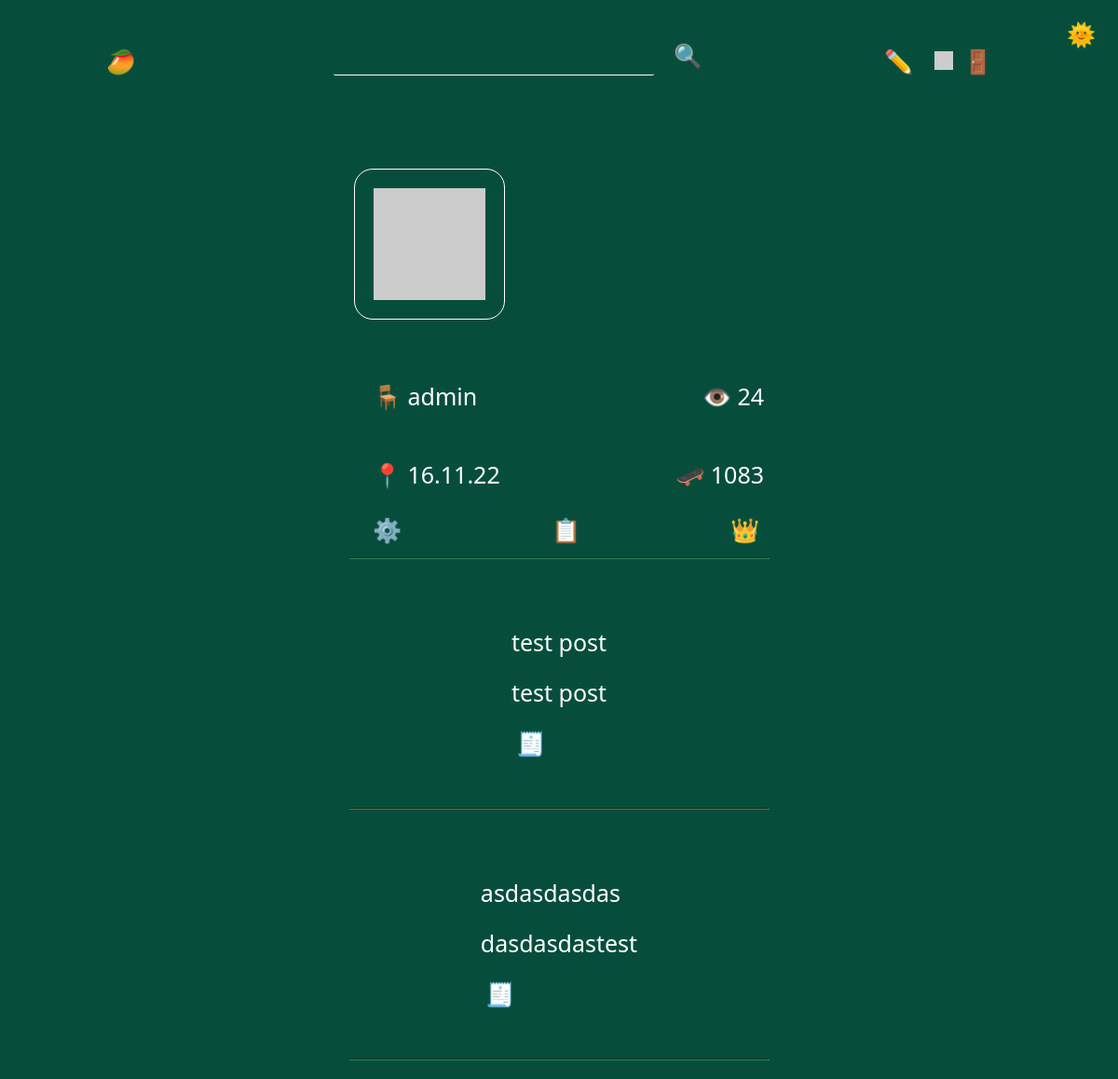
Screenshot of /user/admin (signed in) with the database file from the repository.
### tables this page shows
CREATE TABLE "Users" (
	"userID"	INTEGER NOT NULL UNIQUE,
	"userName"	TEXT UNIQUE,
	"number"	TEXT UNIQUE,
	"password"	TEXT,
	"profilePicture"	TEXT,
	"role"	TEXT,
	"points"	INTEGER,
	"creationDate"	TEXT,
	"creationTime"	TEXT,
	"isVerified"	TEXT DEFAULT 'False',
	PRIMARY KEY("userID" AUTOINCREMENT)
);

### routes/user.py (the view)
@userBlueprint.route("/user/<userName>")
def user(userName):
    connection = sqlite3.connect("db/users.db")
    cursor = connection.cursor()
    cursor.execute(f"select userName from users")
    users = cursor.fetchall()
    match str(userName).lower() in str(users).lower():
        case True:
            message("2", f'USER: "{userName}" FOUND')
            cursor.execute(f'select * from users where lower(userName) = "{userName}"')
            user = cursor.fetchone()
            connection = sqlite3.connect("db/posts.db")
            cursor = connection.cursor()
            cursor.execute(f'select views from posts where author = "{user[1]}"')
            viewsData = cursor.fetchall()
            views = 0
            for view in viewsData:
                views += int(view[0])
            cursor.execute(f'select * from posts where author = "{user[1]}"')
            posts = cursor.fetchall()
            connection = sqlite3.connect("db/comments.db")
            cursor = connection.cursor()
            cursor.execute(
                f'select * from comments where lower(user) = "{userName.lower()}"'
            )
            comments = cursor.fetchall()
            if posts:
                showPosts = True
            elif not posts:
                showPosts = False
            if comments:
                showComments = True
            elif not comments:
                showComments = False
            message("2", f'USER: "{userName}"s PAGE LOADED')
            return render_template(
                "user.html",
                user=user,
                views=views,
                posts=posts,
                comments=comments,
                showPosts=showPosts,
                showComments=showComments,
            )
        case _:
            message("1", f'USER: "{userName}" NOT FOUND')
            return render_template("404.html")

### app.py (called while the page is built)
@app.context_processor
def utility_processor():
    getProfilePicture
    return dict(getProfilePicture=getProfilePicture)

### helpers.py (called while the page is built, shortened)
def currentDate():
    return datetime.now(tzinfo).strftime("%d.%m.%y")

def currentTime(seconds=False):
    match seconds:
        case False:
            return datetime.now(tzinfo).strftime("%H:%M")
        case True:
            return datetime.now(tzinfo).strftime("%H:%M:%S")

def message(color, message):
    print(
        f"\n\033[94m[{currentDate()}\033[0m"
        f"\033[95m {currentTime(True)}]\033[0m"
        f"\033[9{color}m {message}\033[0m\n"
    )
    logFile = open("log.log", "a", encoding="utf-8")
    logFile.write(f"[{currentDate()}" f"|{currentTime(True)}]" f" {message}\n")
    logFile.close()

def getProfilePicture(userName):
    if session["userName"] == "admin":
        return "https://api.dicebear.com/7.x/identicon/svg?seed=asdasdasd&radius=10"

### templates/user.html (shortened to what this page needs)
{% extends 'layout.html'%} {%block head%}
<link
  rel="stylesheet"
  href="{{ url_for('static', filename='css/index.css') }}"
/>
<link
  rel="stylesheet"
  href="{{ url_for('static', filename='css/user.css') }}"
/>
{% endblock head %} {%block body%}
<div class="container">
  <div class="userContainer">
    <section class="head">
      <img src="{{user[4]}}" alt="{{user[1]}}" class="userProfilePicture" />
    </section>
    <section class="stats">
      <p class="userRole">🪑 {{user[5]}}</p>
      <p class="userViews">👁️ {{views}}</p>
    </section>
    <section class="stats">
      <p class="userCreationDate">📍 {{user[7]}}</p>
      <p class="userPoint">🛹 {{user[6]}}</p>
    </section>
    <section class="stats">
      {% if session["userName"] == user[1] %}
      <a href="/accountsettings" class="btn btnLink textPrimary">⚙️</a>
      <a href="/dashboard/{{user[1]}}" class="btn btnLink textPrimary">📋</a>
      {% endif %} {% if user[5] == "admin" and session["userName"] == user[1] %}
      <a href="/admin" class="btn btnLink textPrimary">👑</a>
      {% endif %}
    </section>
  </div>
  <hr style="width: 22.5rem;" />
  {% if showPosts %} {% for post in posts %}
  <div class="post centeredHorizontally">
    <a class="title textPrimary" href="/post/{{post[0]}}">{{post[1]}}</a>
    <div class="content" tag="content">{{post[3]|safe}}</div>
    <a href="/post/{{post[0]}}" class="btn btnLink">🧾</a>
  </div>
  <hr style="width: 22.5rem;" />
  {% endfor %} {% endif %}
</div>
{% endblock body %}

### static/css/general.css (style rules this page uses)
:root { --themePrimary: #fff; --themeSecondary: #064e3b; --themeHelper: #f3f4f6; --primaryColor: #fff; --primaryHelper: #f3f4f6; }
hr { border-color: #2f855a !important; }
* { font-family: ui-sans-serif, system-ui, -apple-system, BlinkMacSystemFont, "Segoe UI", Roboto, "Helvetica Neue", Arial, "Noto Sans", sans-serif, "Apple Color Emoji", "Segoe UI Emoji", "Segoe UI Symbol", "Noto Color Emoji"; color: var(--themePrimary); font-size: 1.25rem !important; font-weight: 400 !important; }
html { font-size: 125% !important; }
body { background-color: var(--themeSecondary); }
a { text-decoration: none; user-select: none; }
.centeredHorizontally { margin-left: auto; margin-right: auto; }
.btn { height: fit-content; width: fit-content; border-radius: 0.25rem; border: 0px; transition: 0.25s; font-weight: 500; cursor: pointer; font-size: 0.9rem; text-align: center; margin: 0rem 0.25rem; }
.btnLink, .btnPrimary { background-color: transparent; }
.textPrimary { color: var(--primaryColor); transition: 0.25s; }

### static/css/index.css (style rules this page uses)
hr { max-width: 40rem; }
.post { max-width: 35rem; max-height: fit-content; margin-top: 2rem; border-radius: 1rem; margin-bottom: 1rem; padding: 1rem; }
.content { display: -webkit-box; overflow: hidden; -webkit-line-clamp: 8; -webkit-box-orient: vertical; margin: 1rem 0rem; }
.content p { display: inline; }
.title { font-size: 1.5rem; }

### static/css/user.css (style rules this page uses)
.head img, h2 { display: inline-block; }
.container { display: flex; flex-direction: column; align-items: center; padding-top: 2rem; }
.userProfilePicture { height: 6rem; width: 6rem; border: 1px solid var(--primaryColor); border-radius: 1rem; padding: 1rem; }
.head { display: flex; width: 20rem; margin: 2rem 0 2rem 0; }
.stats { display: flex; width: 22rem; justify-content: space-between; }
.stats p, .stats a { text-align: left; margin-left: 1rem; }
.content { -webkit-line-clamp: 4; }

### rows the page displays
Users: role "admin", creationDate "16.11.22", points "1083"

### other values shown
{{ views }} "24"
{{ post[1] }} "test post" "asdasdasdas"
{{ post[3]|safe }} "test post" "dasdasdastest"
